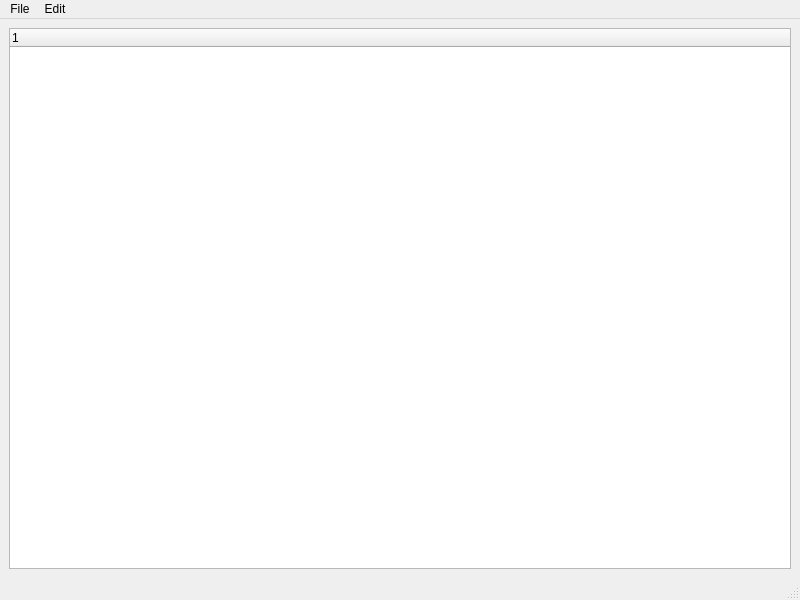
<?xml version="1.0" encoding="UTF-8"?>
<ui version="4.0">
 <class>MainWindow</class>
 <widget class="QMainWindow" name="MainWindow">
  <property name="geometry">
   <rect>
    <x>0</x>
    <y>0</y>
    <width>800</width>
    <height>600</height>
   </rect>
  </property>
  <property name="windowTitle">
   <string>MainWindow</string>
  </property>
  <widget class="QWidget" name="centralwidget">
   <layout class="QGridLayout" name="gridLayout">
    <item row="0" column="0">
     <widget class="QTreeWidget" name="treeWidget">
      <property name="lineWidth">
       <number>0</number>
      </property>
      <property name="allColumnsShowFocus">
       <bool>true</bool>
      </property>
      <column>
       <property name="text">
        <string/>
       </property>
      </column>
     </widget>
    </item>
   </layout>
  </widget>
  <widget class="QMenuBar" name="menubar">
   <property name="geometry">
    <rect>
     <x>0</x>
     <y>0</y>
     <width>800</width>
     <height>26</height>
    </rect>
   </property>
   <widget class="QMenu" name="menuFile">
    <property name="title">
     <string>File</string>
    </property>
    <addaction name="actionOpen"/>
    <addaction name="actionClose"/>
   </widget>
   <widget class="QMenu" name="menuEdit">
    <property name="title">
     <string>Edit</string>
    </property>
    <widget class="QMenu" name="menuFind_By">
     <property name="title">
      <string>Find By...</string>
     </property>
     <addaction name="actionTelephone_Number"/>
     <addaction name="actionCity"/>
    </widget>
    <addaction name="actionShow_All"/>
    <addaction name="menuFind_By"/>
    <addaction name="actionDelete_Phone_Number"/>
    <addaction name="actionChange_Call"/>
    <addaction name="actionAdd_Call"/>
    <addaction name="actionSort"/>
   </widget>
   <addaction name="menuFile"/>
   <addaction name="menuEdit"/>
  </widget>
  <widget class="QStatusBar" name="statusbar"/>
  <action name="actionOpen">
   <property name="text">
    <string>Open</string>
   </property>
   <property name="shortcut">
    <string>Ctrl+O</string>
   </property>
  </action>
  <action name="actionClose">
   <property name="text">
    <string>Close</string>
   </property>
   <property name="shortcut">
    <string>Ctrl+D</string>
   </property>
  </action>
  <action name="actionShow_All">
   <property name="text">
    <string>Show All</string>
   </property>
  </action>
  <action name="actionTelephone_Number">
   <property name="text">
    <string>Telephone Number</string>
   </property>
  </action>
  <action name="actionCity">
   <property name="text">
    <string>City</string>
   </property>
  </action>
  <action name="actionDelete_Phone_Number">
   <property name="text">
    <string>Delete Phone Number</string>
   </property>
  </action>
  <action name="actionChange_Call">
   <property name="text">
    <string>Change Call</string>
   </property>
  </action>
  <action name="actionAdd_Call">
   <property name="text">
    <string>Add Call</string>
   </property>
  </action>
  <action name="actionSort">
   <property name="text">
    <string>Sort </string>
   </property>
  </action>
 </widget>
 <resources/>
 <connections>
  <connection>
   <sender>actionCity</sender>
   <signal>triggered()</signal>
   <receiver>MainWindow</receiver>
   <slot>onFindBy_City_clicked()</slot>
   <hints>
    <hint type="sourcelabel">
     <x>-1</x>
     <y>-1</y>
    </hint>
    <hint type="destinationlabel">
     <x>399</x>
     <y>299</y>
    </hint>
   </hints>
  </connection>
  <connection>
   <sender>actionClose</sender>
   <signal>triggered()</signal>
   <receiver>MainWindow</receiver>
   <slot>close()</slot>
   <hints>
    <hint type="sourcelabel">
     <x>-1</x>
     <y>-1</y>
    </hint>
    <hint type="destinationlabel">
     <x>399</x>
     <y>299</y>
    </hint>
   </hints>
  </connection>
  <connection>
   <sender>actionDelete_Phone_Number</sender>
   <signal>triggered()</signal>
   <receiver>MainWindow</receiver>
   <slot>onDelete_Number_clicked()</slot>
   <hints>
    <hint type="sourcelabel">
     <x>-1</x>
     <y>-1</y>
    </hint>
    <hint type="destinationlabel">
     <x>399</x>
     <y>299</y>
    </hint>
   </hints>
  </connection>
  <connection>
   <sender>actionOpen</sender>
   <signal>triggered()</signal>
   <receiver>MainWindow</receiver>
   <slot>onOpen_clicked()</slot>
   <hints>
    <hint type="sourcelabel">
     <x>-1</x>
     <y>-1</y>
    </hint>
    <hint type="destinationlabel">
     <x>399</x>
     <y>299</y>
    </hint>
   </hints>
  </connection>
  <connection>
   <sender>actionShow_All</sender>
   <signal>triggered()</signal>
   <receiver>MainWindow</receiver>
   <slot>onShow_All_clicked()</slot>
   <hints>
    <hint type="sourcelabel">
     <x>-1</x>
     <y>-1</y>
    </hint>
    <hint type="destinationlabel">
     <x>399</x>
     <y>299</y>
    </hint>
   </hints>
  </connection>
  <connection>
   <sender>actionTelephone_Number</sender>
   <signal>triggered()</signal>
   <receiver>MainWindow</receiver>
   <slot>onFindBy_Telephone_Number_clicked()</slot>
   <hints>
    <hint type="sourcelabel">
     <x>-1</x>
     <y>-1</y>
    </hint>
    <hint type="destinationlabel">
     <x>399</x>
     <y>299</y>
    </hint>
   </hints>
  </connection>
  <connection>
   <sender>actionAdd_Call</sender>
   <signal>triggered()</signal>
   <receiver>MainWindow</receiver>
   <slot>onAddCall_clicked()</slot>
   <hints>
    <hint type="sourcelabel">
     <x>-1</x>
     <y>-1</y>
    </hint>
    <hint type="destinationlabel">
     <x>399</x>
     <y>299</y>
    </hint>
   </hints>
  </connection>
  <connection>
   <sender>actionChange_Call</sender>
   <signal>triggered()</signal>
   <receiver>MainWindow</receiver>
   <slot>onChangeCall_clicked()</slot>
   <hints>
    <hint type="sourcelabel">
     <x>-1</x>
     <y>-1</y>
    </hint>
    <hint type="destinationlabel">
     <x>399</x>
     <y>299</y>
    </hint>
   </hints>
  </connection>
  <connection>
   <sender>actionSort</sender>
   <signal>triggered()</signal>
   <receiver>MainWindow</receiver>
   <slot>onSort_clicked()</slot>
   <hints>
    <hint type="sourcelabel">
     <x>-1</x>
     <y>-1</y>
    </hint>
    <hint type="destinationlabel">
     <x>399</x>
     <y>299</y>
    </hint>
   </hints>
  </connection>
 </connections>
 <slots>
  <slot>onShow_All_clicked()</slot>
  <slot>onFindBy_Telephone_Number_clicked()</slot>
  <slot>onFindBy_City_clicked()</slot>
  <slot>onDelete_Number_clicked()</slot>
  <slot>onOpen_clicked()</slot>
  <slot>onAddCall_clicked()</slot>
  <slot>onChangeCall_clicked()</slot>
  <slot>onSort_clicked()</slot>
 </slots>
</ui>
